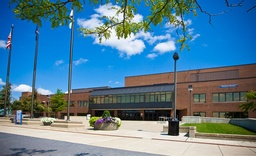
#> input picture proj1_cse573/task2.jpg, 256 x 156 px, shrunk from 750 x 458 before the run, found by its file name
$ python sift.py   (older library calls are emulated)
#> lines starting #> are read from the running program, lines starting #| are printed output that depends on the picture
import numpy as np
import cv2 as cv
import math
import time

def gaussian(img,kernel):
    offset=int(len(kernel)/2)
    result=np.zeros(img.shape,dtype=np.float)
    img=img.astype(np.float)
    for i in range(0,img.shape[0]):
        for j in range(0,img.shape[1]):
            temp=0.0
            for k in range(-offset,offset+1):
                for l in range(-offset,offset+1):
                    i1=i+k;
                    j1=j+l;   #here is an error
                    if i1<0:
                        i1=0;
                    elif i1>img.shape[0]-1:
                        i1=img.shape[0]-1
                    if j1<0:
                        j1=0;
                    elif j1>=img.shape[1]-1:
                        j1=img.shape[1]-1
                    temp+=img[i1][j1]*kernel[k+offset][l+offset]
            result[i][j]=temp;
            # print(result[i][j])
    return result;

def fast_gausssian(img,kernel):
    offset = int(len(kernel) / 2)
    result = np.zeros(img.shape, dtype=np.float)
    img = img.astype(np.float)
    for i in range(0, img.shape[0]):
        for j in range(0, img.shape[1]):
            temp = 0.0
            for k in range(-offset, offset + 1):
                i1 = i + k;
                if i1 < 0:
                    i1 = 0;
                elif i1 > img.shape[0] - 1:
                    i1 = img.shape[0] - 1
                temp += img[i1][j] * kernel[k + offset]
            result[i][j]=temp;
    for j in range(0, img.shape[0]):
        for j in range(0, img.shape[1]):
            temp = 0.0
            for k in range(-offset, offset + 1):
                j1 = j + k;
                if j1 < 0:
                    j1 = 0;
                elif j1 > img.shape[1] - 1:
                    j1 = img.shape[1] - 1
                temp += img[i][j1] * kernel[k + offset]
            result[i][j]=temp;
    return result

def downsample(img):
    result=np.zeros([int(img.shape[0]/2),int(img.shape[1]/2)],dtype=np.float)
    for i in range(result.shape[0]):
        for j in range(result.shape[1]):
            result[i][j]=img[i*2][j*2]
    return result

def genkernel(o,size):
#> called with o = 1, size = 3
    l=int(size/2);
    result=np.zeros([size,size],dtype=np.float)
    sum=0.0;
    for i in range(-l,l+1):
        for j in range(-l,l+1):
            result[i+l][j+l]=math.exp(-(i*i+j*j)/(2*o**2))
            sum+=result[i+l][j+l];
    return result/sum;

def seperateKernel(size,omega):
    result=np.zeros([size,1],dtype=np.float)
    length=int(size/2)
    sum=0.0;
    for i in range(-length,length+1):
        result[i+length]=math.exp(-(i*i)/(2*omega**2))
        sum+=result[i+length]
    return result/sum

def findkeypoint(pre, tar,post):
    result=set()
    for i in range(1,tar.shape[0]-1):
        for j in range(1,tar.shape[1]-1):
            def largest():
                for k in range(-1,2):
                    for l in range(-1,2):
                        if k!=0 or l!=0:
                                if tar[i+k][j+l]>=tar[i][j] or pre[i+k][j+l]>=tar[i][j] or post[i+k][j+l]>=tar[i][j]:
                                    return False;
                        elif pre[i+k][j+l]>=tar[i][j] or post[i+k][j+l]>=tar[i][j]:
                            return False;
                return True;
            def smallest():
                for k in range(-1,2):
                    for l in range(-1,2):
                        if k!=0 or l!=0:
                            if tar[i+k][j+l]<=tar[i][j] or pre[i+k][j+l]<=tar[i][j] or post[i+k][j+l]<=tar[i][j]:
                                return False;
                        elif pre[i+k][j+l]<=tar[i][j] or post[i+k][j+l]<=tar[i][j]:
                            return False
                return True;
            if largest() or smallest():
                result.add((i,j))
            # [10 lines of commented-out code are left out]
    return result;


kernel1=genkernel(1,3);
kernel2=genkernel(10,3)

img=cv.imread('/Users/haochengtang/PycharmProjects/cv/proj1_cse573/task2.jpg',0)
#> img: shape (156, 256); min 0, max 255, mean 117.4
img=img/255
#create sigma we need to use
sigmas=np.zeros([4,5],dtype=np.float)
root2=math.sqrt(2);
sigmas[0][0]=1.0/root2
for i in range(1,4):
    sigmas[i][0]=sigmas[i-1][0]*2;
for i in range(0,4):
    for j in range(1,5):
        sigmas[i][j]=sigmas[i][j-1]*root2

octaves=list()
imgs=list();

# downsample the image and store in list imgs
for i in range(0,4):
    # cv.imshow('downsample',img);
    # cv.waitKey();
    imgs.append(img);
    octaves.append(list());
    img=downsample(img);
#> this loop made 4 passes
#> pass 1, `img=downsample(img);`:
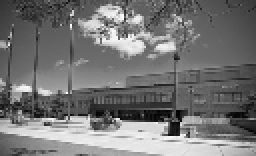
#> img: shape (78, 128) float64 (shown 2 times larger); min 0, max 1, mean 0.459
#> pass 2, `img=downsample(img);`:
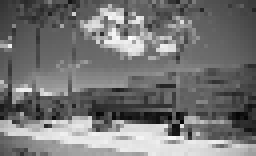
#> img: shape (39, 64) float64 (shown 4 times larger); min 0.00392, max 1, mean 0.457
#> after the loop, imgs = 4 items; octaves = [[], [], [], []]

# create octaves by blur the downsampled image using different kernel size=
for i in range(0,4):
    for j in range(0,5):
        kernel=genkernel(sigmas[i][j],7)
        octaves[i].append(gaussian(imgs[i],kernel));
        # cv.imwrite('blurred' + str(i) + '-' + str(j) + '.jpg', (octaves[i][j] * 255).astype(np.uint8));
        # print(octaves[i][-1][100][100])
        # print(kernel)

# Show the blurring result
for i in octaves:
    for j in i:
        cv.imshow('blurred', j)
        cv.waitKey()
#> this loop made 4 passes
#> pass 1, `cv.imshow('blurred', j)`:
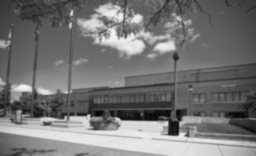
#> window 'blurred': shape (156, 256) float64; min 0.0177, max 0.962, mean 0.46
#> pass 1, `cv.imshow('blurred', j)`:
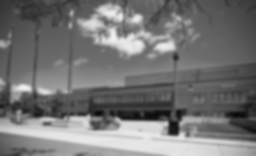
#> window 'blurred': shape (156, 256) float64; min 0.0336, max 0.944, mean 0.46

# Creat DOG result and store in list DOGs
DOGs=list()
for i in range(0,4):
    DOGs.append(list())
    for j in range(0,4):
        DOGs[-1].append(np.subtract(octaves[i][j],octaves[i][j+1]));
        # a=np.absolute(DOGs[-1][-1])
        # cv.imshow('DOG',a/np.max(a))
        # cv.waitKey();
        max=np.max(DOGs[-1][-1]);
        min=np.min(DOGs[-1][-1]);
        tostore=(DOGs[-1][-1]-min)/(max-min)
        tostore=(DOGs[-1][-1]*255).astype(np.uint8)
        # cv.imwrite('DOG'+str(i)+'-'+str(j)+'.jpg',(DOGs[-1][-1]*255).astype(np.uint8))
        cv.imshow('DOG',tostore);
        cv.waitKey();
#> this loop made 4 passes
#> pass 1, `cv.imshow('DOG',tostore);`:
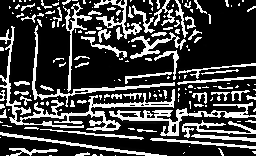
#> window 'DOG': shape (156, 256); min 0, max 255, mean 66.2
#> pass 1, `cv.imshow('DOG',tostore);`:
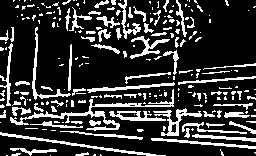
#> window 'DOG': shape (156, 256); min 0, max 255, mean 53.9
#> after the loop, DOGs = 4 items
#
# # Detect the keypoint
keypoints = list();

for i in range(0,4):
    keypoints.append(set())
    for j in range(1,3):
        keypoints[-1]=keypoints[-1].union(findkeypoint(DOGs[i][j-1],DOGs[i][j],DOGs[i][j+1]))
    print(len(keypoints[-1]))
#> after the loop, keypoints = 4 items

key=list()
for i in range(0,4):
    for p in keypoints[i]:
        key.append((p[0]*(i+1),p[1]*(i+1)))

a=sorted(key,key=lambda x: x[1])
print(a[0:6])
for i in key:
    imgs[0][i[0]][i[1]]=1.0;
cv.imshow('keypoints',img[0]);
cv.waitKey()
cv.imwrite("keypoints.jpg",(imgs[0]*255).astype(np.uint8))
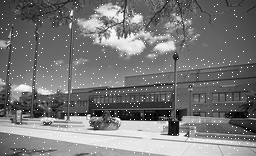
#> saved as keypoints.jpg: shape (156, 256); min 0, max 255, mean 119.6
# cv.imshow('origin',img);
# # cv.waitKey(0);
# g=gaussian(img,kernel);
# # a=downsample(img)
# cv.imshow('blurred',g);
# cv.waitKey()
#
# for i in range(1,5):
#     sigmas[0,i]=root2*sigmas[0][i-1];
# for j in range(1,4):
#     sigmas[j,:]=sigmas[j-1,:]*2;
